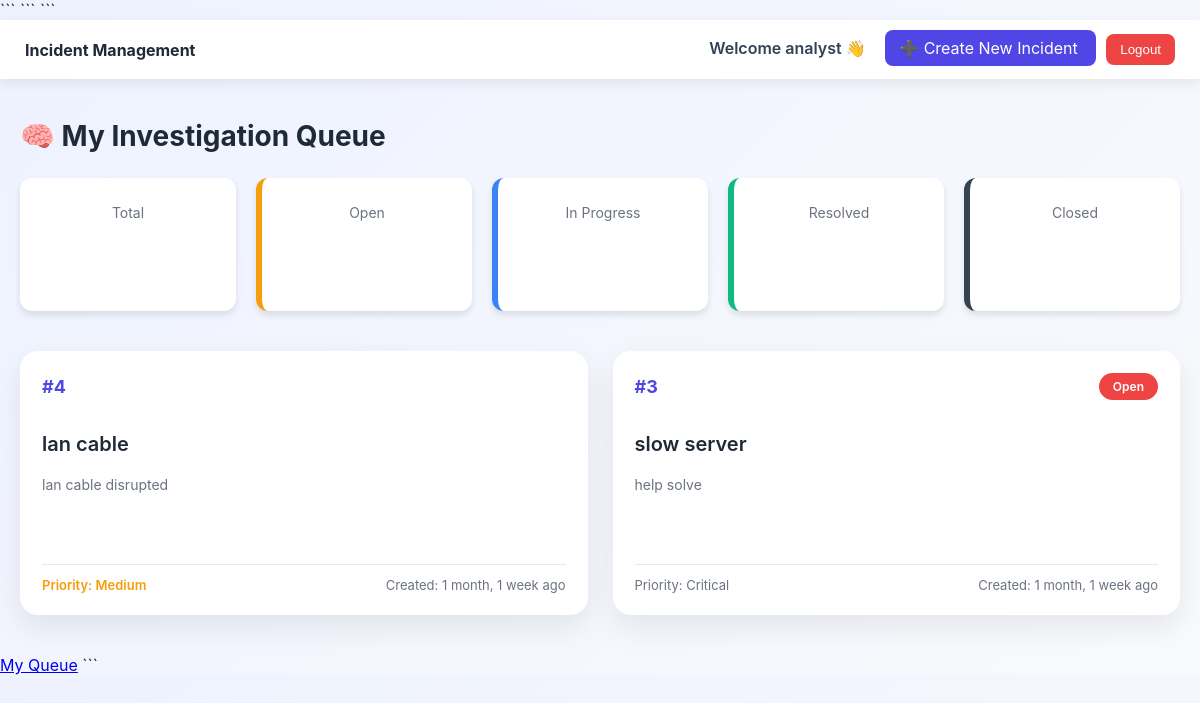
The page /dashboard/ (signed in) on the database its author committed.
### accounts/models.py (models this page shows, shortened)
class CustomUser(AbstractUser):
    ROLE_CHOICES = (
        ('user', 'User'),
        ('analyst', 'Analyst'),
        ('admin', 'Admin'),
    )
    role = models.CharField(max_length=20, choices=ROLE_CHOICES, default='user')

### incidents/models.py (models this page shows, shortened)
class Incident(models.Model):
    STATUS_CHOICES = [
        ('Open', 'Open'),
        ('Assigned', 'Assigned'),
        ('In Progress', 'In Progress'),
        ('Resolved', 'Resolved'),
        ('Closed', 'Closed'),
    ]
    PRIORITY_CHOICES = [
        ('Low', 'Low'),
        ('Medium', 'Medium'),
        ('High', 'High'),
        ('Critical', 'Critical'),
    ]
    title = models.CharField(max_length=255)
    description = models.TextField()
    priority = models.CharField(
        max_length=20,
        choices=PRIORITY_CHOICES
    )
    status = models.CharField(
        max_length=20,
        choices=STATUS_CHOICES,
        default='Open'
    )
    created_by = models.ForeignKey(
        settings.AUTH_USER_MODEL,
        on_delete=models.CASCADE,
        related_name="created_incidents"
    )
    assigned_to = models.ForeignKey(
        settings.AUTH_USER_MODEL,
        on_delete=models.SET_NULL,
        null=True,
        blank=True,
        related_name="assigned_incidents"
    )
    created_at = models.DateTimeField(auto_now_add=True)
    is_escalated = models.BooleanField(default=False)

### accounts/views.py (the view)
# urls.py: path("dashboard/", dashboard_view, name="dashboard"),
@login_required
def dashboard_view(request):
    user = request.user
    role = (user.role or "user").lower()
    if role == "admin":
        incidents = Incident.objects.all()
    elif role == "analyst":
        incidents = Incident.objects.filter(assigned_to=user)
    else:
        incidents = Incident.objects.filter(created_by=user)
    context = {
        "total_count": incidents.count(),
        "open_count": incidents.filter(status__iexact="OPEN").count(),
        "progress_count": incidents.filter(status__iexact="IN_PROGRESS").count(),
        "resolved_count": incidents.filter(status__iexact="RESOLVED").count(),
        "closed_count": incidents.filter(status__iexact="CLOSED").count(),
    }
    if role == "admin":
        overdue_time = timezone.now() - timedelta(hours=24)
        context.update({
            "overdue_incidents": incidents.filter(created_at__lt=overdue_time, status__in=["OPEN", "IN_PROGRESS"]),
            "recent_incidents": incidents.order_by("-created_at")[:8],
            "recent_logs": IncidentLog.objects.order_by("-timestamp")[:8],
        })
        return render(request, "accounts/admin_dashboard.html", context)
    elif role == "analyst":
        context.update({
            "assigned_incidents": incidents.order_by("-created_at"),
            "assigned_count": incidents.filter(status="ASSIGNED").count(),
            "recent_logs": IncidentLog.objects.filter(changed_by=user).order_by("-timestamp")[:5],
        })
        return render(request, "accounts/analyst_dashboard.html", context)
    else:
        context.update({
            "my_incidents": incidents.order_by("-created_at"),
        })
        return render(request, "accounts/user_dashboard.html", context)

### templates/accounts/analyst_dashboard.html
{% extends "base.html" %}
{% block content %}
<div class="dashboard-container">
    <h1 class="page-title">🧠 My Investigation Queue</h1>
    <div class="stats-grid">
        <div class="stat-card">
            <span>Total</span>
            <h2>{{ total_count }}</h2>
        </div>
        <div class="stat-card open">
            <span>Open</span>
            <h2>{{ open_count }}</h2>
        </div>
        <div class="stat-card progress">
            <span>In Progress</span>
            <h2>{{ progress_count }}</h2>
        </div>
        <div class="stat-card resolved">
            <span>Resolved</span>
            <h2>{{ resolved_count }}</h2>
        </div>
        <div class="stat-card closed">
            <span>Closed</span>
            <h2>{{ closed_count }}</h2>
        </div>
    </div>
    <div class="incident-grid">
        {% for incident in assigned_incidents %}
        <div class="incident-card">
            <div class="card-header">
                <span class="ticket-id">#{{ incident.id }}</span>
                <span class="status-badge {{ incident.status|lower }}">
                    {{ incident.status }}
                </span>
            </div>
            <h3 class="incident-title">{{ incident.title }}</h3>
            <p class="incident-desc">{{ incident.description }}</p>
            <div class="card-footer">
                <span class="priority {{ incident.priority|lower }}">
                    Priority: {{ incident.priority }}
                </span>
                <span class="created">
                    Created: {{ incident.created_at|timesince }} ago
                </span>
            </div>
        </div>
        {% empty %}
        <p>No assigned incidents</p>
        {% endfor %}
    </div>
</div>
{% endblock %}

### templates/base.html (shortened to what this page needs)
<!DOCTYPE html>
<html>
<head>
    {% load static %}
    <link rel="stylesheet" href="{% static 'css/style.css' %}">
{% load static %}
<link rel="stylesheet" href="{% static 'css/style.css' %}">
```
</head>
<body>
```
<div class="topbar">
    <div class="topbar-left">
        <strong>Incident Management</strong>
    </div>
    <div class="topbar-right">
        {% if request.user.is_authenticated %}
            <span class="welcome">Welcome {{ request.user.username }} 👋</span>
            <a href="{% url 'incidents:create_incident' %}" class="create-btn">
                ➕ Create New Incident
            </a>
            <form action="{% url 'logout' %}" method="POST" style="display:inline;">
                <button type="submit" class="logout-btn">Logout</button>
            </form>
        {% endif %}
    </div>
</div>
{% block content %}{% endblock %}
{% if user.role == "analyst" %}
<a href="{% url 'incidents:analyst_queue' %}">My Queue</a>
{% endif %}
```
</body>
</html>

### static/css/style.css (style rules this page uses)
:root { --primary: #4f46e5; --primary-hover: #4338ca; --danger: #ef4444; --success: #10b981; --warning: #f59e0b; --info: #3b82f6; --text-dark: #1f2937; --text-light: #6b7280; --bg-gradient: linear-gradient(135deg, #eef2ff, #f8fafc); }
body { margin: 0; padding: 0; font-family: "Inter", "Segoe UI", Arial, sans-serif; background: var(--bg-gradient); color: var(--text-dark); }
.topbar { display: flex; justify-content: space-between; align-items: center; padding: 14px 25px; background: white; box-shadow: 0 4px 12px rgba(0,0,0,.08); }
.welcome { font-weight: 600; color: #334155; margin-right: 15px; }
.create-btn { background: var(--primary); color: white; padding: 8px 14px; border-radius: 8px; text-decoration: none; margin-right: 10px; transition: 0.2s ease; }
.logout-btn { background: var(--danger); color: white; border: none; padding: 8px 14px; border-radius: 8px; cursor: pointer; transition: 0.2s ease; }
.dashboard-container { max-width:1200px; margin:40px auto; padding:0 20px; }
.page-title { font-size:28px; font-weight:700; margin-bottom:25px; }
.stats-grid { display:grid; grid-template-columns:repeat(auto-fit,minmax(200px,1fr)); gap:20px; margin-bottom:40px; }
.stat-card { background:white; padding:22px; border-radius:16px; box-shadow:0 8px 20px rgba(0,0,0,0.08); text-align:center; transition:0.25s ease; }
.stat-card span { color:#6b7280; font-size:14px; }
.stat-card h2 { margin-top:8px; font-size:28px; }
.stat-card.open { border-left:6px solid #f59e0b; }
.stat-card.progress { border-left:6px solid #3b82f6; }
.stat-card.resolved { border-left:6px solid #10b981; }
.stat-card.closed { border-left:6px solid #374151; }
.incident-grid { display:grid; grid-template-columns:repeat(auto-fill,minmax(380px,1fr)); gap:25px; }
.incident-card { background:white; padding:22px; border-radius:18px; box-shadow:0 12px 30px rgba(0,0,0,0.08); transition:0.3s ease; }
.card-header { display:flex; justify-content:space-between; align-items:center; margin-bottom:12px; }
.ticket-id { font-weight:700; font-size:18px; color:#4f46e5; }
.status-badge { padding:6px 14px; border-radius:999px; font-size:12px; font-weight:600; color:white; }
.status-badge.open { background:#ef4444; }
.incident-title { font-size:20px; font-weight:600; margin-bottom:6px; }
.incident-desc { color:#6b7280; font-size:14px; margin-bottom:18px; }
.card-footer { display:flex; justify-content:space-between; font-size:13px; color:#6b7280; }
.priority.medium { color:#f59e0b; font-weight:600; }
.incident-card { display:flex; flex-direction:column; justify-content:space-between; min-height:220px; word-wrap:break-word; overflow:hidden; }
.incident-title, .incident-desc { overflow-wrap:anywhere; }
.card-footer { margin-top:auto; padding-top:12px; border-top:1px solid #e5e7eb; }
.status-badge { white-space:nowrap; }
.incident-grid { align-items:stretch; }
.stat-card { padding: 1.5rem; border-radius: 12px; color: white; position: relative; overflow: hidden; transition: transform 0.2s; box-shadow: 0 4px 6px rgba(0,0,0,0.1); }

### rows shown on the page
CustomUser: user.username "analyst"
Incident: id "4", title "lan cable", description "lan cable disrupted", priority "Medium", created_at "1 month, 1 week"
Incident: id "3", status "Open", title "slow server", description "help solve", priority "Critical", created_at "1 month, 1 week"
